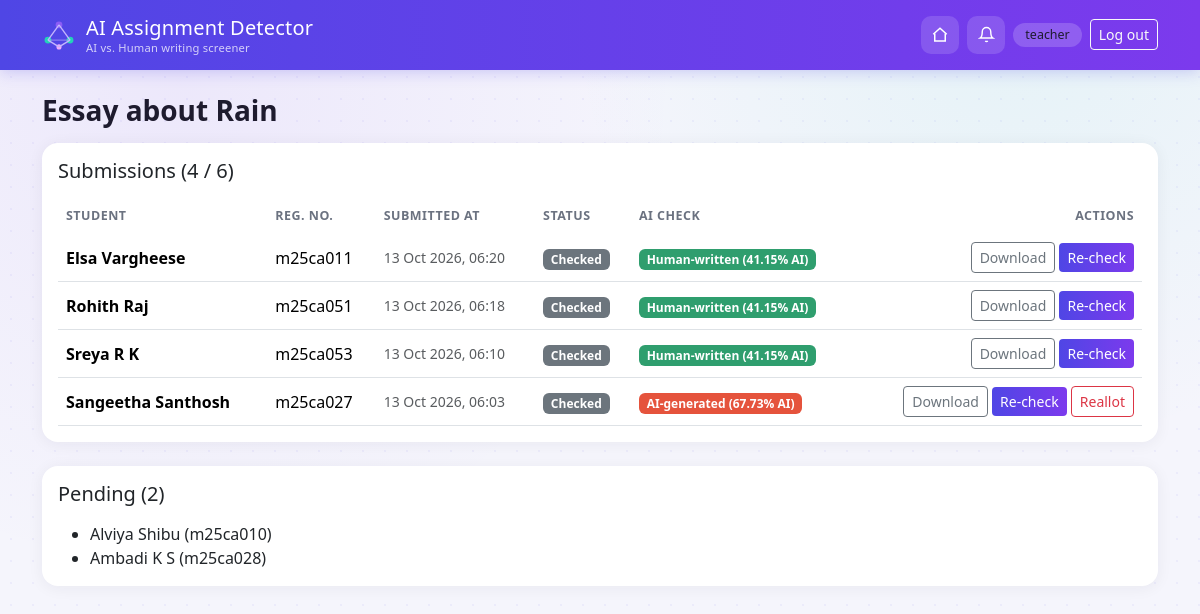
Page /assignments/teacher/assignment/2/ (signed in) on the committed database.
### accounts/models.py (models this page shows, shortened)
class User(AbstractUser):
    ROLE_TEACHER = 'TEACHER'
    ROLE_STUDENT = 'STUDENT'
    ROLE_CHOICES = (
        (ROLE_TEACHER, 'Teacher'),
        (ROLE_STUDENT, 'Student'),
    )
    role = models.CharField(max_length=10, choices=ROLE_CHOICES)

### assignments/models.py (models this page shows, shortened)
class Assignment(models.Model):
    title = models.CharField(max_length=200)
    description = models.TextField(blank=True)
    created_by = models.ForeignKey(
        settings.AUTH_USER_MODEL, on_delete=models.CASCADE, related_name='assignments_created'
    )
    students = models.ManyToManyField(StudentProfile, related_name='assignments')
    seen_by_students = models.ManyToManyField(
        StudentProfile, related_name='seen_assignments', blank=True
    )
    attachment = models.FileField(upload_to='assignment_files/', blank=True, null=True)
    due_date = models.DateTimeField(null=True, blank=True)
    created_at = models.DateTimeField(auto_now_add=True)
    class Meta:
        ordering = ['-created_at']

class Submission(models.Model):
    STATUS_SUBMITTED = 'SUBMITTED'
    STATUS_CHECKED = 'CHECKED'
    STATUS_CHOICES = (
        (STATUS_SUBMITTED, 'Submitted'),
        (STATUS_CHECKED, 'Checked'),
    )
    assignment = models.ForeignKey(Assignment, on_delete=models.CASCADE, related_name='submissions')
    student = models.ForeignKey(StudentProfile, on_delete=models.CASCADE, related_name='submissions')
    file = models.FileField(upload_to='submissions/')
    submitted_at = models.DateTimeField(auto_now_add=True)
    status = models.CharField(max_length=20, choices=STATUS_CHOICES, default=STATUS_SUBMITTED)
    seen_by_teacher = models.BooleanField(default=False)
    class Meta:
        unique_together = ('assignment', 'student')
        ordering = ['-submitted_at']

class StudentProfile(models.Model):
    user = models.OneToOneField(
        settings.AUTH_USER_MODEL, on_delete=models.CASCADE, related_name='student_profile'
    )
    name = models.CharField(max_length=150)
    reg_number = models.CharField(max_length=50, unique=True)
    dob = models.DateField()
    department = models.CharField(max_length=100, blank=True)

### detector/models.py (models this page shows, shortened)
class AnalysisResult(models.Model):
    submission = models.OneToOneField(Submission, on_delete=models.CASCADE, related_name='analysis')
    predicted_label = models.CharField(max_length=30)
    ai_probability = models.FloatField(help_text='Estimated % likelihood the text is AI-generated')
    human_probability = models.FloatField(help_text='Estimated % likelihood the text is human-written')
    top_ai_terms = models.JSONField(default=list, blank=True)
    top_human_terms = models.JSONField(default=list, blank=True)
    analyzed_at = models.DateTimeField(auto_now_add=True)

### assignments/views.py (the view)
# urls.py: path('teacher/assignment/<int:pk>/', views.assignment_detail_teacher, name='assignment_detail_teacher'),
@teacher_required
def assignment_detail_teacher(request, pk):
    assignment = get_object_or_404(Assignment, pk=pk, created_by=request.user)
    submissions = assignment.submissions.select_related('student', 'analysis').all()
    submissions.filter(seen_by_teacher=False).update(seen_by_teacher=True)
    submitted_student_ids = set(submissions.values_list('student_id', flat=True))
    pending_students = assignment.students.exclude(id__in=submitted_student_ids)
    return render(request, 'assignments/assignment_detail_teacher.html', {
        'assignment': assignment,
        'submissions': submissions,
        'pending_students': pending_students,
    })

### templates/assignments/assignment_detail_teacher.html (shortened to what this page needs)
{% extends "base.html" %}
{% block content %}
<h3 class="fw-bold">{{ assignment.title }}</h3>
<div class="card p-3 mb-4">
    <h5 class="mb-3">Submissions ({{ submissions.count }} / {{ assignment.students.count }})</h5>
    {% if submissions %}
    <div class="table-responsive">
        <table class="table table-clean align-middle mb-0">
            <thead>
                <tr>
                    <th>Student</th>
                    <th>Reg. No.</th>
                    <th>Submitted At</th>
                    <th>Status</th>
                    <th>AI Check</th>
                    <th class="text-end">Actions</th>
                </tr>
            </thead>
            <tbody>
            {% for s in submissions %}
                <tr>
                    <td class="fw-semibold">{{ s.student.name }}</td>
                    <td>{{ s.student.reg_number }}</td>
                    <td class="text-muted small">{{ s.submitted_at|date:"d M Y, H:i" }}</td>
                    <td><span class="badge bg-secondary">{{ s.get_status_display }}</span></td>
                    <td>
                        {% if s.analysis %}
                            <span class="badge {% if s.analysis.predicted_label == 'AI-generated' %}badge-ai{% else %}badge-human{% endif %}">
                                {{ s.analysis.predicted_label }} ({{ s.analysis.ai_probability }}% AI)
                            </span>
                        {% else %}
                            <span class="text-muted small">Not checked yet</span>
                        {% endif %}
                    </td>
                    <td class="text-end">
                        <a href="{% url 'assignments:download_submission' s.id %}" class="btn btn-sm btn-outline-secondary">Download</a>
                        <a href="{% url 'detector:check_submission' s.id %}" class="btn btn-sm btn-brand">
                            {% if s.analysis %}Re-check{% else %}Check for AI{% endif %}
                        </a>
                        {% if s.analysis and s.analysis.ai_probability > 50 %}
                            <form method="post" action="{% url 'assignments:reallot_submission' s.id %}" class="d-inline"
                                  onsubmit="return confirm('Send this assignment back to {{ s.student.name }} for resubmission?');">
                                <button type="submit" class="btn btn-sm btn-outline-danger">Reallot</button>
                            </form>
                        {% endif %}
                    </td>
                </tr>
            {% endfor %}
            </tbody>
        </table>
    </div>
    {% else %}
        <p class="text-muted mb-0">No submissions yet.</p>
    {% endif %}
</div>
{% if pending_students %}
<div class="card p-3">
    <h5 class="mb-3">Pending ({{ pending_students.count }})</h5>
    <ul class="mb-0">
        {% for st in pending_students %}
            <li>{{ st.name }} ({{ st.reg_number }})</li>
        {% endfor %}
    </ul>
</div>
{% endif %}
{% endblock %}

### templates/base.html (shortened to what this page needs)
{% load static %}
<!DOCTYPE html>
<html lang="en">
<head>
    <link href="https://cdn.jsdelivr.net/npm/bootstrap@5.3.3/dist/css/bootstrap.min.css" rel="stylesheet">
    <link rel="stylesheet" href="{% static 'css/style.css' %}">
</head>
<body>
    <nav class="navbar navbar-expand-lg navbar-dark app-navbar sticky-top">
        <div class="container">
            <a class="navbar-brand" href="{% url 'accounts:home' %}">
                <span>
                    AI Assignment Detector
                    <span class="brand-sub">AI vs. Human writing screener</span>
                </span>
            </a>
            <div class="d-flex align-items-center gap-2">
                {% if user.is_authenticated %}
                    {% if user.role == 'TEACHER' %}
                        <a href="{% url 'assignments:teacher_dashboard' %}" class="nav-icon-btn" title="Home">
                            <svg width="18" height="18" viewBox="0 0 24 24" fill="none" stroke="currentColor" stroke-width="2"><path d="M3 11l9-8 9 8"/><path d="M5 10v10h14V10"/></svg>
                        </a>
                    {% else %}
                        <a href="{% url 'assignments:student_dashboard' %}" class="nav-icon-btn" title="Home">
                            <svg width="18" height="18" viewBox="0 0 24 24" fill="none" stroke="currentColor" stroke-width="2"><path d="M3 11l9-8 9 8"/><path d="M5 10v10h14V10"/></svg>
                        </a>
                    {% endif %}
                    <div class="dropdown">
                        <button class="nav-icon-btn dropdown-toggle-nocaret" data-bs-toggle="dropdown" title="{% if user.role == 'TEACHER' %}Unreviewed submissions{% else %}Reports{% endif %}">
                            <svg width="17" height="17" viewBox="0 0 24 24" fill="none" stroke="currentColor" stroke-width="2"><path d="M18 8a6 6 0 1 0-12 0c0 7-3 9-3 9h18s-3-2-3-9"/><path d="M13.7 21a2 2 0 0 1-3.4 0"/></svg>
                        </button>
                    </div>
                    <span class="role-chip d-none d-sm-inline">{{ user.first_name|default:user.username }}</span>
                    <a href="{% url 'accounts:logout' %}" class="btn btn-outline-light btn-sm">Log out</a>
                {% endif %}
            </div>
        </div>
    </nav>
    <div class="container py-4">
        {% block content %}{% endblock %}
    </div>
</body>
</html>

### static/css/style.css (style rules this page uses)
:root { --brand-1: #4F46E5; --brand-2: #7C3AED; --accent: #22D3B8; --danger: #E5533C; --success: #2F9E6E; --ink: #1E1B2E; --muted: #6B7280; --card-bg: #ffffff; --page-bg: #F5F5FC; }
body { background-color: var(--page-bg); background-image: radial-gradient(circle at 15% 10%, rgba(124,58,237,0.07) 0, transparent 40%), radial-gradient(circle at 85% 0%, rgba(34,211,184,0.08) 0, transparent 35%), radial-gradient(circle, rgba(79,70,229,0.06) 1px, transparent 1px); background-size: auto, auto, 22px 22px; background-attachment: fixed; color: var(--ink); }
.app-navbar { background: linear-gradient(90deg, var(--brand-1), var(--brand-2)); box-shadow: 0 2px 14px rgba(79,70,229,0.25); }
.app-navbar .navbar-brand { display: flex; align-items: center; gap: 10px; letter-spacing: 0.2px; }
.app-navbar .brand-sub { font-size: 0.7rem; opacity: 0.75; display: block; margin-top: -3px; font-weight: 400; }
.nav-icon-btn { color: #fff; background: rgba(255,255,255,0.14); border: none; border-radius: 10px; width: 38px; height: 38px; display: inline-flex; align-items: center; justify-content: center; position: relative; transition: background 0.15s ease; text-decoration: none; }
.dropdown-toggle-nocaret::after { display: none; }
.role-chip { background: rgba(255,255,255,0.18); border-radius: 999px; padding: 3px 12px; font-size: 0.78rem; }
.card { border: none; box-shadow: 0 2px 16px rgba(30, 27, 46, 0.06); border-radius: 16px; background: var(--card-bg); }
.btn-brand { background: linear-gradient(90deg, var(--brand-1), var(--brand-2)); color: #fff; border: none; font-weight: 500; }
.badge-ai { background: var(--danger); }
.badge-human { background: var(--success); }
.table-clean thead { background: #F3F1FD; }
.table-clean th { font-size: 0.78rem; text-transform: uppercase; letter-spacing: 0.04em; color: var(--muted); font-weight: 600; border-bottom: none; }
.table-clean td { vertical-align: middle; }

### rows in the picture
User: first_name "teacher"
Assignment: title "Essay about Rain", students.count "6"
Submission: student.name "Elsa Vargheese", student.reg_number "m25ca011", submitted_at "13 Oct 2026, 06:20", status "Checked", analysis.predicted_label "Human-written", analysis.ai_probability "41.15", shows "Re-check"
Submission: student.name "Rohith Raj", student.reg_number "m25ca051", submitted_at "13 Oct 2026, 06:18", status "Checked", analysis.predicted_label "Human-written", analysis.ai_probability "41.15", shows "Re-check"
Submission: student.name "Sreya R K", student.reg_number "m25ca053", submitted_at "13 Oct 2026, 06:10", status "Checked", analysis.predicted_label "Human-written", analysis.ai_probability "41.15", shows "Re-check"
Submission: student.name "Sangeetha Santhosh", student.reg_number "m25ca027", submitted_at "13 Oct 2026, 06:03", status "Checked", analysis.predicted_label "AI-generated", analysis.ai_probability "67.73", shows "Re-check"
StudentProfile: name "Alviya Shibu", reg_number "m25ca010"
StudentProfile: name "Ambadi K S", reg_number "m25ca028"

### other values in the picture
{{ submissions.count }} "4"
{{ pending_students.count }} "2"
